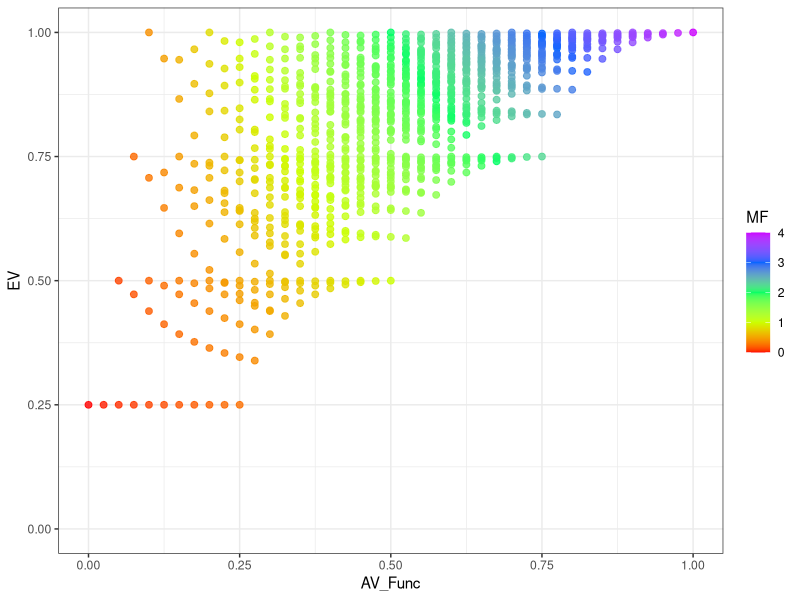

This figure's R source:
## ---- chunk 1
library(tidyverse)
library(vegan)
## ---- chunk 2

Com <- expand.grid(lapply(1:4, function(x) seq(1,0, -0.1))) %>% 
  data.frame()
  

EV <- apply(Com, 1, function(x) exp(diversity(x))/length(x))
AV_Func <- apply(Com, 1, function(x) mean(x))
ex_Sh <- apply(Com, 1, function(x) exp(diversity(x)))

DF <- data.frame(EV = EV,
           AV_Func = AV_Func,
           ex_Sh = ex_Sh) %>%
  distinct() %>% 
  mutate(MF = AV_Func*ex_Sh )

ggplot(DF, aes(x = AV_Func, y = EV, colour = MF))+
  geom_point(size = 2, alpha = 0.8)+
  scale_x_continuous(limits = c(0,1))+
  scale_y_continuous(limits = c(0,1))+
  scale_color_gradientn(colours = rainbow(5))+
  theme_bw()
  
